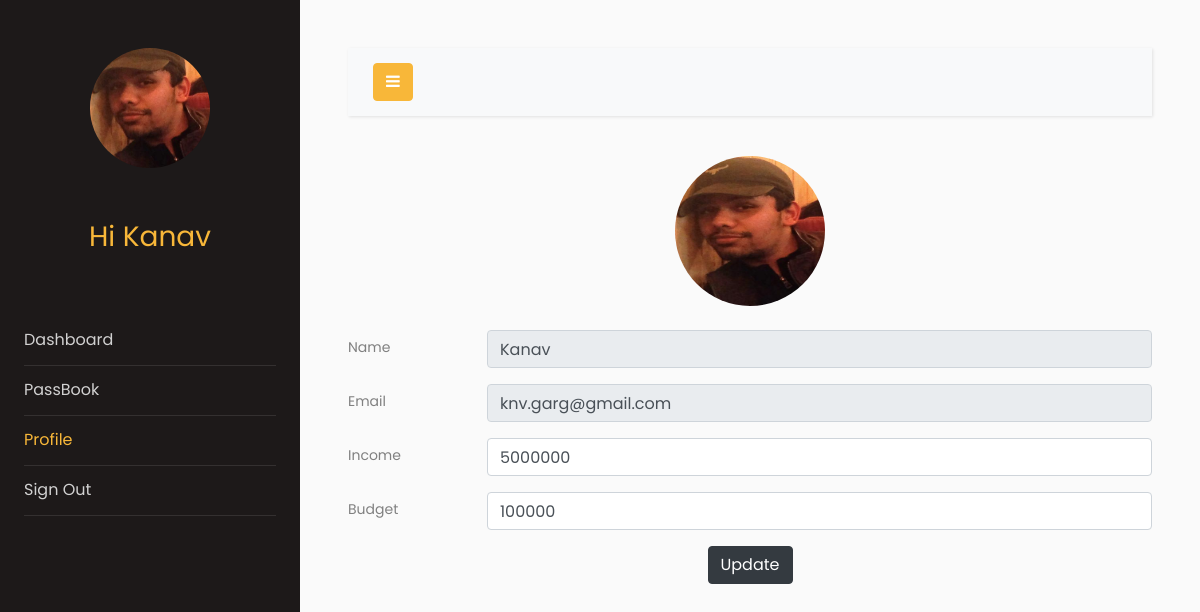
The page /profile (signed in) on the database as committed earlier.
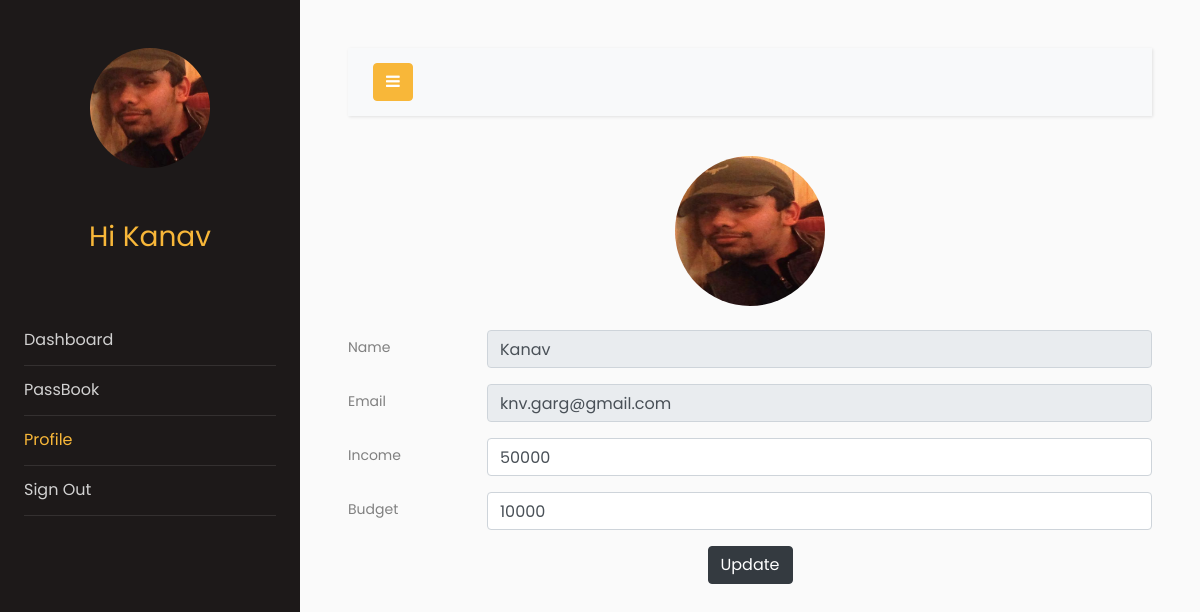
The same page on the database as committed later.
### models.py (models this page shows, shortened)
class Users(db.Model, UserMixin):
    __tablename__ = "users"
    id = db.Column(db.Integer, primary_key=True)
    email = db.Column(db.String(64), unique=True, index=True)
    name = db.Column(db.String(64))
    pasword_hash = db.Column(db.String(128))
    income = db.Column(db.Integer)
    budget = db.Column(db.Integer, default=0)
    profile_image = db.Column(
        db.String(128), nullable=False, default="default_profile.jpeg"
    )
    trans = db.relationship("Transactions", backref="User", lazy="dynamic")

### app.py (the view)
@app.route("/profile", methods=["GET", "POST"])
@login_required
def profile():
    form = profiles()
    if form.validate_on_submit():
        print("in if")
        if form.image.data:
            username = current_user.id
            image_data = current_user.profile_image
            current_user.profile_image = "default_profile.jpeg"
            db.session.commit()
            pic = add_profile_pic(form.image.data, username, image_data)
            current_user.profile_image = pic
        current_user.budget = form.budget.data
        current_user.income = form.income.data
        db.session.commit()
        flash("User Account Updated")
        return redirect(url_for("profile"))
    elif request.method == "GET":
        form.name.data = current_user.name
        form.email.data = current_user.email
        form.budget.data = current_user.budget
        form.income.data = current_user.income
        form.image.data = current_user.profile_image
    profile_image = url_for(
        "static", filename="profile_pics/" + current_user.profile_image
    )
    return render_template("profile.html", proForm=form, profile_image=profile_image)

### forms.py
class profiles(FlaskForm):
    name = StringField('Name')
    email = StringField('Email')
    image = FileField('Update Image', validators=[
                      FileAllowed(['jpg', 'png', 'jpeg'])])
    budget = IntegerField('Monthly Budget', validators=[DataRequired()])
    income = IntegerField('Monthly Income', validators=[DataRequired()])
    submit = SubmitField('Update')

### models.py (called while the page is built)
@login_manager.user_loader
def load_user(user_id):
    return Users.query.get(user_id)

### templates/profile.html (shortened to what this page needs)
<!doctype html>
<html lang="en">
<head>
    <link rel="stylesheet" href="https://stackpath.bootstrapcdn.com/font-awesome/4.7.0/css/font-awesome.min.css">
    <link rel="stylesheet" href="{{ url_for('static', filename='css1/style.css') }}">
</head>
<body>
    <div class="wrapper d-flex align-items-stretch">
        <nav id="sidebar">
            <div class="p-4 pt-5">
                <a href="#" class="img logo rounded-circle mb-5" style="background-image: url({{url_for('static',filename='profile_pics/'+current_user.profile_image)}});"></a>
                <h3 style="color: #f8b739; font-family: Poppins, Arial, sans-serif; text-align: center;">Hi {{current_user.name}}</h3>
                <br>
                <br>
                <ul class="list-unstyled components mb-5">
                    <li>
                        <a href="{{url_for('dashboard')}}">Dashboard</a>
                    </li>
                    <li >
                        <a href="{{url_for('passbook')}}">PassBook</a>
                    </li>
                    <li class="active">
                        <a href="{{url_for('profile')}}">Profile</a>
                    </li>
                    <li>
                        <a href="{{url_for('logout')}}">Sign Out</a>
                    </li>
                </ul>
            </div>
        </nav>
        <div id="content" class="p-4 p-md-5">
            <nav class="navbar navbar-expand-lg navbar-light bg-light">
                <div class="container-fluid">
                    <button type="button" id="sidebarCollapse" class="btn btn-primary">
                        <i class="fa fa-bars"></i>
                    </button>
                </div>
            </nav>
            <form method="POST" enctype="multipart/form-data">
                <div class="form-group row" >
                    <div  style="margin: 0 auto 0" >
                        <label for="file-input">
                           <img class="rounded-circle" height="150px" width="150px" src="{{url_for('static',filename='profile_pics/'+current_user.profile_image)}}" />
                        </label>
                    </div>
                </div>
                <div class="form-group row">
                    <label for="staticEmail" class="col-sm-2 col-form-label">Name</label>
                    <div class="col-sm-10">
                        {{proForm.name(class='form-control',disabled=True)}}
                    </div>
                </div>
                <div class="form-group row">
                    <label for="staticEmail" class="col-sm-2 col-form-label">Email</label>
                    <div class="col-sm-10">
                        {{proForm.email(class="form-control", disabled=True)}}
                    </div>
                </div>
                <div class="form-group row">
                    <label for="inputPassword" class="col-sm-2 col-form-label">Income</label>
                    <div class="col-sm-10">
                        {{proForm.income(class='form-control',maxlength=18)}}
                    </div>
                </div>
                <div class="form-group row">
                    <label for="inputPassword" class="col-sm-2 col-form-label">Budget</label>
                    <div class="col-sm-10">
                        {{proForm.budget(class='form-control',maxlength=18)}}
                    </div>
                </div>
                <div class="form-group row">
                    <div style="margin:0 auto 0">
                        {{proForm.submit(class='btn btn-dark')}}
                    </div>
                </div>
            </form>
        </div>
    </div>
</body>
</html>

Rows that differ between the two databases and show on the page:
changed Users "Kanav": income "5000000" → "50000"; budget "100000" → "10000"
